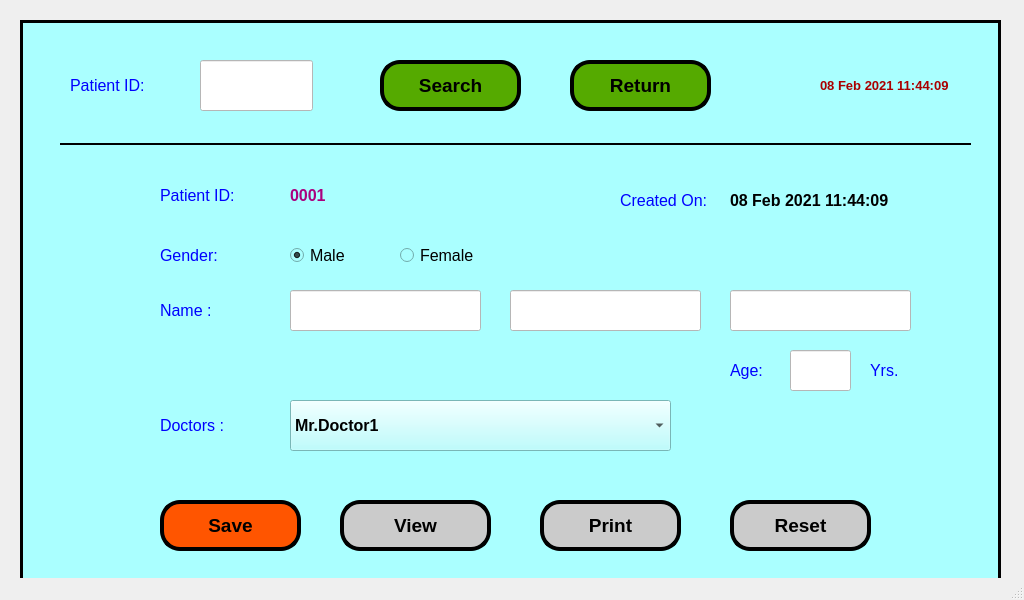
<?xml version="1.0" encoding="UTF-8"?>
<ui version="4.0">
 <class>MainWindow</class>
 <widget class="QMainWindow" name="MainWindow">
  <property name="geometry">
   <rect>
    <x>0</x>
    <y>0</y>
    <width>1024</width>
    <height>600</height>
   </rect>
  </property>
  <property name="windowTitle">
   <string>MainWindow</string>
  </property>
  <widget class="QWidget" name="centralwidget">
   <widget class="QFrame" name="frame">
    <property name="geometry">
     <rect>
      <x>20</x>
      <y>20</y>
      <width>981</width>
      <height>571</height>
     </rect>
    </property>
    <property name="font">
     <font>
      <family>Arial Narrow</family>
      <pointsize>12</pointsize>
     </font>
    </property>
    <property name="autoFillBackground">
     <bool>false</bool>
    </property>
    <property name="styleSheet">
     <string notr="true">background-color: rgb(170, 255, 255);</string>
    </property>
    <property name="frameShape">
     <enum>QFrame::Box</enum>
    </property>
    <property name="frameShadow">
     <enum>QFrame::Plain</enum>
    </property>
    <property name="lineWidth">
     <number>3</number>
    </property>
    <widget class="QLabel" name="label">
     <property name="geometry">
      <rect>
       <x>710</x>
       <y>160</y>
       <width>161</width>
       <height>41</height>
      </rect>
     </property>
     <property name="font">
      <font>
       <family>Arial</family>
       <pointsize>12</pointsize>
       <weight>75</weight>
       <bold>true</bold>
      </font>
     </property>
     <property name="text">
      <string>08 Feb 2021 11:44:09</string>
     </property>
    </widget>
    <widget class="QPushButton" name="pushButton_2">
     <property name="geometry">
      <rect>
       <x>360</x>
       <y>40</y>
       <width>141</width>
       <height>51</height>
      </rect>
     </property>
     <property name="font">
      <font>
       <family>Arial</family>
       <pointsize>14</pointsize>
       <weight>75</weight>
       <bold>true</bold>
      </font>
     </property>
     <property name="styleSheet">
      <string notr="true">background-color: rgb(85, 170, 0);
border-radius:20px;
border-color: rgb(0, 0, 0);
border-style:outset;
border-width:4px;</string>
     </property>
     <property name="text">
      <string>Search</string>
     </property>
     <property name="autoDefault">
      <bool>true</bool>
     </property>
     <property name="default">
      <bool>true</bool>
     </property>
     <property name="flat">
      <bool>false</bool>
     </property>
    </widget>
    <widget class="QPushButton" name="pushButton_5">
     <property name="geometry">
      <rect>
       <x>320</x>
       <y>480</y>
       <width>151</width>
       <height>51</height>
      </rect>
     </property>
     <property name="font">
      <font>
       <family>Arial</family>
       <pointsize>14</pointsize>
       <weight>75</weight>
       <bold>true</bold>
      </font>
     </property>
     <property name="styleSheet">
      <string notr="true">background-color: rgb(203, 203, 203);
border-radius:20px;
border-color: rgb(0, 0, 0);
border-style:outset;
border-width:4px;</string>
     </property>
     <property name="text">
      <string>View</string>
     </property>
     <property name="autoDefault">
      <bool>true</bool>
     </property>
     <property name="default">
      <bool>true</bool>
     </property>
     <property name="flat">
      <bool>false</bool>
     </property>
    </widget>
    <widget class="QPushButton" name="pushButton_6">
     <property name="geometry">
      <rect>
       <x>140</x>
       <y>480</y>
       <width>141</width>
       <height>51</height>
      </rect>
     </property>
     <property name="font">
      <font>
       <family>Arial</family>
       <pointsize>14</pointsize>
       <weight>75</weight>
       <bold>true</bold>
      </font>
     </property>
     <property name="styleSheet">
      <string notr="true">border-radius:20px;
background-color: rgb(255, 85, 0);
border-color: rgb(0, 0, 0);
border-style:outset;
border-width:4px;</string>
     </property>
     <property name="text">
      <string>Save</string>
     </property>
     <property name="autoDefault">
      <bool>true</bool>
     </property>
     <property name="default">
      <bool>true</bool>
     </property>
     <property name="flat">
      <bool>false</bool>
     </property>
    </widget>
    <widget class="QPushButton" name="pushButton_7">
     <property name="geometry">
      <rect>
       <x>520</x>
       <y>480</y>
       <width>141</width>
       <height>51</height>
      </rect>
     </property>
     <property name="font">
      <font>
       <family>Arial</family>
       <pointsize>14</pointsize>
       <weight>75</weight>
       <bold>true</bold>
      </font>
     </property>
     <property name="styleSheet">
      <string notr="true">background-color: rgb(203, 203, 203);
border-radius:20px;
border-color: rgb(0, 0, 0);
border-style:outset;
border-width:4px;</string>
     </property>
     <property name="text">
      <string>Print</string>
     </property>
     <property name="autoDefault">
      <bool>true</bool>
     </property>
     <property name="default">
      <bool>true</bool>
     </property>
     <property name="flat">
      <bool>false</bool>
     </property>
    </widget>
    <widget class="QLabel" name="label_5">
     <property name="geometry">
      <rect>
       <x>50</x>
       <y>40</y>
       <width>81</width>
       <height>51</height>
      </rect>
     </property>
     <property name="font">
      <font>
       <family>Arial</family>
       <pointsize>12</pointsize>
      </font>
     </property>
     <property name="styleSheet">
      <string notr="true">color: rgb(0, 0, 255);</string>
     </property>
     <property name="text">
      <string>Patient ID:</string>
     </property>
    </widget>
    <widget class="QLineEdit" name="lineEdit">
     <property name="geometry">
      <rect>
       <x>180</x>
       <y>40</y>
       <width>113</width>
       <height>51</height>
      </rect>
     </property>
     <property name="font">
      <font>
       <family>Arial</family>
       <pointsize>12</pointsize>
       <weight>75</weight>
       <bold>true</bold>
      </font>
     </property>
     <property name="styleSheet">
      <string notr="true">background-color: rgb(255, 255, 255);</string>
     </property>
    </widget>
    <widget class="QLabel" name="label_6">
     <property name="geometry">
      <rect>
       <x>600</x>
       <y>160</y>
       <width>101</width>
       <height>41</height>
      </rect>
     </property>
     <property name="font">
      <font>
       <family>Arial</family>
       <pointsize>12</pointsize>
      </font>
     </property>
     <property name="styleSheet">
      <string notr="true">color: rgb(0, 0, 255);</string>
     </property>
     <property name="text">
      <string>Created On:</string>
     </property>
    </widget>
    <widget class="Line" name="line">
     <property name="geometry">
      <rect>
       <x>40</x>
       <y>109</y>
       <width>911</width>
       <height>31</height>
      </rect>
     </property>
     <property name="font">
      <font>
       <pointsize>9</pointsize>
      </font>
     </property>
     <property name="frameShadow">
      <enum>QFrame::Plain</enum>
     </property>
     <property name="lineWidth">
      <number>2</number>
     </property>
     <property name="orientation">
      <enum>Qt::Horizontal</enum>
     </property>
    </widget>
    <widget class="QLabel" name="label_2">
     <property name="geometry">
      <rect>
       <x>800</x>
       <y>50</y>
       <width>161</width>
       <height>31</height>
      </rect>
     </property>
     <property name="font">
      <font>
       <family>Arial</family>
       <pointsize>10</pointsize>
       <weight>75</weight>
       <bold>true</bold>
      </font>
     </property>
     <property name="styleSheet">
      <string notr="true">color: rgb(170, 0, 0);</string>
     </property>
     <property name="text">
      <string>08 Feb 2021 11:44:09</string>
     </property>
    </widget>
    <widget class="QLabel" name="label_7">
     <property name="geometry">
      <rect>
       <x>140</x>
       <y>150</y>
       <width>91</width>
       <height>51</height>
      </rect>
     </property>
     <property name="font">
      <font>
       <family>Arial</family>
       <pointsize>12</pointsize>
      </font>
     </property>
     <property name="styleSheet">
      <string notr="true">color: rgb(0, 0, 255);</string>
     </property>
     <property name="text">
      <string>Patient ID:</string>
     </property>
    </widget>
    <widget class="QLabel" name="label_3">
     <property name="geometry">
      <rect>
       <x>270</x>
       <y>150</y>
       <width>121</width>
       <height>51</height>
      </rect>
     </property>
     <property name="font">
      <font>
       <family>Arial</family>
       <pointsize>12</pointsize>
       <weight>75</weight>
       <bold>true</bold>
      </font>
     </property>
     <property name="styleSheet">
      <string notr="true">color: rgb(170, 0, 127);</string>
     </property>
     <property name="text">
      <string>0001</string>
     </property>
    </widget>
    <widget class="QLabel" name="label_8">
     <property name="geometry">
      <rect>
       <x>140</x>
       <y>210</y>
       <width>91</width>
       <height>51</height>
      </rect>
     </property>
     <property name="font">
      <font>
       <family>Arial</family>
       <pointsize>12</pointsize>
      </font>
     </property>
     <property name="styleSheet">
      <string notr="true">color: rgb(0, 0, 255);</string>
     </property>
     <property name="text">
      <string>Gender:</string>
     </property>
    </widget>
    <widget class="QRadioButton" name="radioButton">
     <property name="geometry">
      <rect>
       <x>270</x>
       <y>210</y>
       <width>61</width>
       <height>51</height>
      </rect>
     </property>
     <property name="font">
      <font>
       <family>Arial</family>
       <pointsize>12</pointsize>
      </font>
     </property>
     <property name="text">
      <string>Male</string>
     </property>
     <property name="checked">
      <bool>true</bool>
     </property>
    </widget>
    <widget class="QRadioButton" name="radioButton_2">
     <property name="geometry">
      <rect>
       <x>380</x>
       <y>210</y>
       <width>82</width>
       <height>51</height>
      </rect>
     </property>
     <property name="font">
      <font>
       <family>Arial</family>
       <pointsize>12</pointsize>
      </font>
     </property>
     <property name="text">
      <string>Female</string>
     </property>
    </widget>
    <widget class="QLabel" name="label_10">
     <property name="geometry">
      <rect>
       <x>710</x>
       <y>330</y>
       <width>51</width>
       <height>41</height>
      </rect>
     </property>
     <property name="font">
      <font>
       <family>Arial</family>
       <pointsize>12</pointsize>
      </font>
     </property>
     <property name="styleSheet">
      <string notr="true">color: rgb(0, 0, 255);</string>
     </property>
     <property name="text">
      <string>Age:</string>
     </property>
    </widget>
    <widget class="QLabel" name="label_11">
     <property name="geometry">
      <rect>
       <x>850</x>
       <y>330</y>
       <width>41</width>
       <height>41</height>
      </rect>
     </property>
     <property name="font">
      <font>
       <family>Arial</family>
       <pointsize>12</pointsize>
      </font>
     </property>
     <property name="styleSheet">
      <string notr="true">color: rgb(0, 0, 255);</string>
     </property>
     <property name="text">
      <string>Yrs.</string>
     </property>
    </widget>
    <widget class="QLabel" name="label_12">
     <property name="geometry">
      <rect>
       <x>140</x>
       <y>380</y>
       <width>101</width>
       <height>51</height>
      </rect>
     </property>
     <property name="font">
      <font>
       <family>Arial</family>
       <pointsize>12</pointsize>
      </font>
     </property>
     <property name="styleSheet">
      <string notr="true">color: rgb(0, 0, 255);</string>
     </property>
     <property name="text">
      <string>Doctors :</string>
     </property>
    </widget>
    <widget class="QComboBox" name="comboBox_2">
     <property name="geometry">
      <rect>
       <x>270</x>
       <y>380</y>
       <width>381</width>
       <height>51</height>
      </rect>
     </property>
     <property name="font">
      <font>
       <family>Arial</family>
       <pointsize>12</pointsize>
       <weight>75</weight>
       <bold>true</bold>
      </font>
     </property>
     <item>
      <property name="text">
       <string>Mr.Doctor1</string>
      </property>
     </item>
     <item>
      <property name="text">
       <string>Mrs.Doctr2</string>
      </property>
     </item>
     <item>
      <property name="text">
       <string>Miss.Doctor 3</string>
      </property>
     </item>
     <item>
      <property name="text">
       <string>Capt. Doctor 4</string>
      </property>
     </item>
    </widget>
    <widget class="QPushButton" name="pushButton_8">
     <property name="geometry">
      <rect>
       <x>550</x>
       <y>40</y>
       <width>141</width>
       <height>51</height>
      </rect>
     </property>
     <property name="font">
      <font>
       <family>Arial</family>
       <pointsize>14</pointsize>
       <weight>75</weight>
       <bold>true</bold>
      </font>
     </property>
     <property name="styleSheet">
      <string notr="true">background-color: rgb(85, 170, 0);
border-radius:20px;
border-color: rgb(0, 0, 0);
border-style:outset;
border-width:4px;</string>
     </property>
     <property name="text">
      <string>Return</string>
     </property>
     <property name="autoDefault">
      <bool>true</bool>
     </property>
     <property name="default">
      <bool>true</bool>
     </property>
     <property name="flat">
      <bool>false</bool>
     </property>
    </widget>
    <widget class="QLabel" name="label_13">
     <property name="geometry">
      <rect>
       <x>140</x>
       <y>270</y>
       <width>101</width>
       <height>41</height>
      </rect>
     </property>
     <property name="font">
      <font>
       <family>Arial</family>
       <pointsize>12</pointsize>
      </font>
     </property>
     <property name="styleSheet">
      <string notr="true">color: rgb(0, 0, 255);</string>
     </property>
     <property name="text">
      <string>Name :</string>
     </property>
    </widget>
    <widget class="QLineEdit" name="lineEdit_3">
     <property name="geometry">
      <rect>
       <x>270</x>
       <y>270</y>
       <width>191</width>
       <height>41</height>
      </rect>
     </property>
     <property name="font">
      <font>
       <family>Arial</family>
       <pointsize>12</pointsize>
       <weight>75</weight>
       <bold>true</bold>
      </font>
     </property>
     <property name="styleSheet">
      <string notr="true">background-color: rgb(255, 255, 255);</string>
     </property>
    </widget>
    <widget class="QLineEdit" name="lineEdit_4">
     <property name="geometry">
      <rect>
       <x>490</x>
       <y>270</y>
       <width>191</width>
       <height>41</height>
      </rect>
     </property>
     <property name="font">
      <font>
       <family>Arial</family>
       <pointsize>12</pointsize>
       <weight>75</weight>
       <bold>true</bold>
      </font>
     </property>
     <property name="styleSheet">
      <string notr="true">background-color: rgb(255, 255, 255);</string>
     </property>
    </widget>
    <widget class="QLineEdit" name="lineEdit_5">
     <property name="geometry">
      <rect>
       <x>710</x>
       <y>270</y>
       <width>181</width>
       <height>41</height>
      </rect>
     </property>
     <property name="font">
      <font>
       <family>Arial</family>
       <pointsize>12</pointsize>
       <weight>75</weight>
       <bold>true</bold>
      </font>
     </property>
     <property name="styleSheet">
      <string notr="true">background-color: rgb(255, 255, 255);</string>
     </property>
    </widget>
    <widget class="QPushButton" name="pushButton_9">
     <property name="geometry">
      <rect>
       <x>710</x>
       <y>480</y>
       <width>141</width>
       <height>51</height>
      </rect>
     </property>
     <property name="font">
      <font>
       <family>Arial</family>
       <pointsize>14</pointsize>
       <weight>75</weight>
       <bold>true</bold>
      </font>
     </property>
     <property name="styleSheet">
      <string notr="true">background-color: rgb(203, 203, 203);
border-radius:20px;
border-color: rgb(0, 0, 0);
border-style:outset;
border-width:4px;</string>
     </property>
     <property name="text">
      <string>Reset</string>
     </property>
     <property name="autoDefault">
      <bool>true</bool>
     </property>
     <property name="default">
      <bool>true</bool>
     </property>
     <property name="flat">
      <bool>false</bool>
     </property>
    </widget>
    <widget class="QLineEdit" name="lineEdit_6">
     <property name="geometry">
      <rect>
       <x>770</x>
       <y>330</y>
       <width>61</width>
       <height>41</height>
      </rect>
     </property>
     <property name="font">
      <font>
       <family>Arial</family>
       <pointsize>12</pointsize>
       <weight>75</weight>
       <bold>true</bold>
      </font>
     </property>
     <property name="styleSheet">
      <string notr="true">background-color: rgb(255, 255, 255);</string>
     </property>
    </widget>
   </widget>
  </widget>
  <widget class="QMenuBar" name="menubar">
   <property name="geometry">
    <rect>
     <x>0</x>
     <y>0</y>
     <width>1024</width>
     <height>21</height>
    </rect>
   </property>
  </widget>
  <widget class="QStatusBar" name="statusbar"/>
 </widget>
 <resources/>
 <connections/>
</ui>
